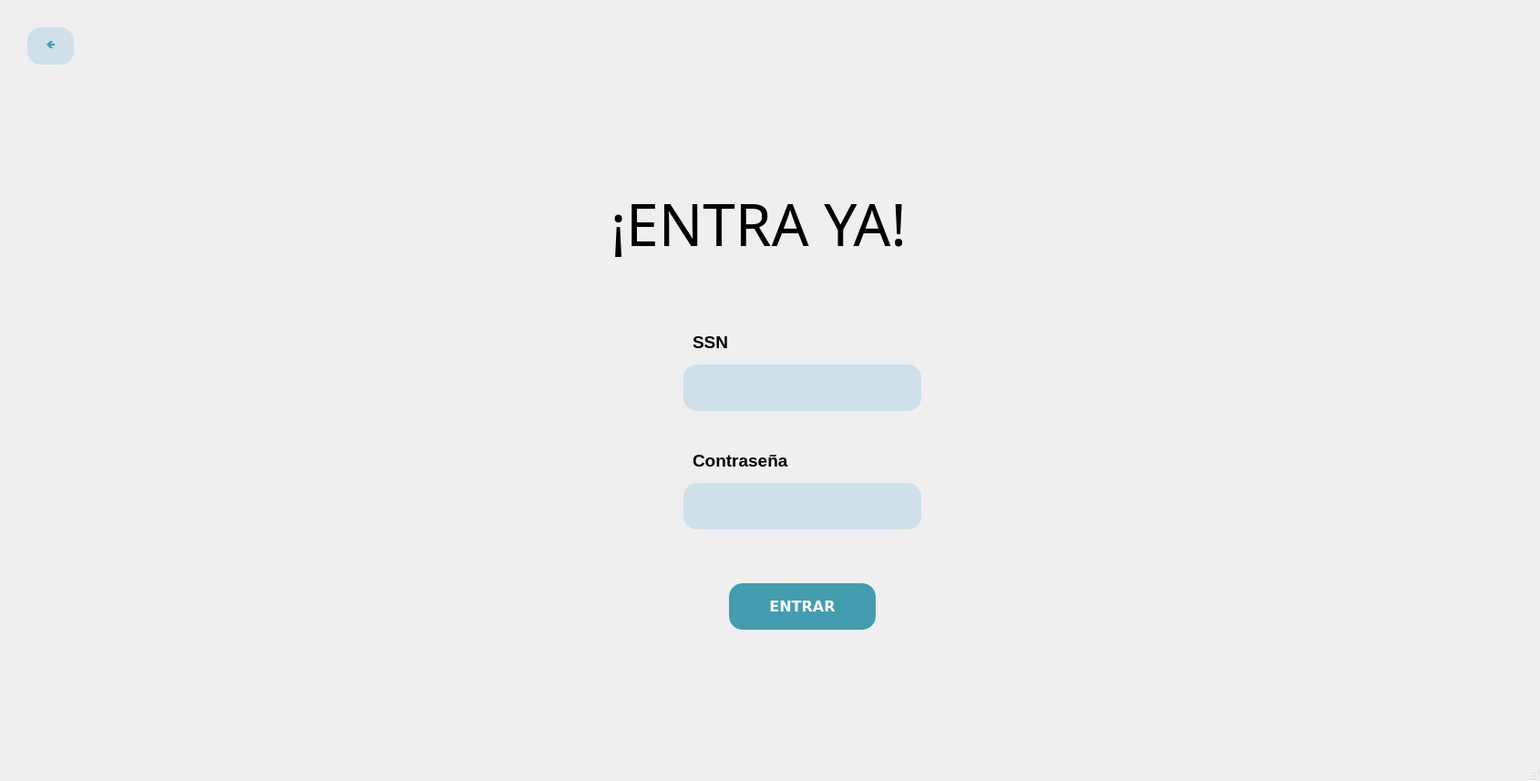
<?xml version="1.0" encoding="UTF-8"?>
<ui version="4.0">
 <class>MainWindow</class>
 <widget class="QMainWindow" name="MainWindow">
  <property name="geometry">
   <rect>
    <x>0</x>
    <y>0</y>
    <width>1690</width>
    <height>857</height>
   </rect>
  </property>
  <property name="windowTitle">
   <string>MainWindow</string>
  </property>
  <widget class="QWidget" name="centralwidget">
   <widget class="QLabel" name="label_3">
    <property name="geometry">
     <rect>
      <x>670</x>
      <y>200</y>
      <width>461</width>
      <height>91</height>
     </rect>
    </property>
    <property name="font">
     <font>
      <family>Bell MT</family>
      <pointsize>24</pointsize>
      <weight>50</weight>
      <bold>false</bold>
     </font>
    </property>
    <property name="text">
     <string>&lt;html&gt;&lt;head/&gt;&lt;body&gt;&lt;p&gt;&lt;span style=&quot; font-size:48pt;&quot;&gt;¡ENTRA YA!&lt;/span&gt;&lt;/p&gt;&lt;/body&gt;&lt;/html&gt;</string>
    </property>
   </widget>
   <widget class="QLineEdit" name="lineDni">
    <property name="geometry">
     <rect>
      <x>750</x>
      <y>400</y>
      <width>261</width>
      <height>51</height>
     </rect>
    </property>
    <property name="styleSheet">
     <string notr="true">border-radius: 15px;
background-color: rgb(208, 223, 232);</string>
    </property>
   </widget>
   <widget class="QLabel" name="label_4">
    <property name="geometry">
     <rect>
      <x>760</x>
      <y>360</y>
      <width>181</width>
      <height>31</height>
     </rect>
    </property>
    <property name="text">
     <string>&lt;html&gt;&lt;head/&gt;&lt;body&gt;&lt;p&gt;&lt;span style=&quot; font-size:14pt; font-weight:600;&quot;&gt;SSN&lt;/span&gt;&lt;/p&gt;&lt;/body&gt;&lt;/html&gt;</string>
    </property>
   </widget>
   <widget class="QLineEdit" name="lineContrasenna">
    <property name="geometry">
     <rect>
      <x>750</x>
      <y>530</y>
      <width>261</width>
      <height>51</height>
     </rect>
    </property>
    <property name="styleSheet">
     <string notr="true">border-radius: 15px;
background-color: rgb(208, 223, 232);</string>
    </property>
    <property name="inputMask">
     <string/>
    </property>
    <property name="echoMode">
     <enum>QLineEdit::Password</enum>
    </property>
   </widget>
   <widget class="QLabel" name="label_8">
    <property name="geometry">
     <rect>
      <x>760</x>
      <y>485</y>
      <width>181</width>
      <height>41</height>
     </rect>
    </property>
    <property name="text">
     <string>&lt;html&gt;&lt;head/&gt;&lt;body&gt;&lt;p&gt;&lt;span style=&quot; font-size:14pt; font-weight:600;&quot;&gt;Contraseña&lt;/span&gt;&lt;/p&gt;&lt;/body&gt;&lt;/html&gt;</string>
    </property>
   </widget>
   <widget class="QPushButton" name="enviarBoton">
    <property name="geometry">
     <rect>
      <x>800</x>
      <y>640</y>
      <width>161</width>
      <height>51</height>
     </rect>
    </property>
    <property name="palette">
     <palette>
      <active>
       <colorrole role="WindowText">
        <brush brushstyle="SolidPattern">
         <color alpha="255">
          <red>255</red>
          <green>255</green>
          <blue>255</blue>
         </color>
        </brush>
       </colorrole>
       <colorrole role="Button">
        <brush brushstyle="SolidPattern">
         <color alpha="255">
          <red>67</red>
          <green>157</green>
          <blue>175</blue>
         </color>
        </brush>
       </colorrole>
       <colorrole role="Text">
        <brush brushstyle="SolidPattern">
         <color alpha="255">
          <red>255</red>
          <green>255</green>
          <blue>255</blue>
         </color>
        </brush>
       </colorrole>
       <colorrole role="ButtonText">
        <brush brushstyle="SolidPattern">
         <color alpha="255">
          <red>255</red>
          <green>255</green>
          <blue>255</blue>
         </color>
        </brush>
       </colorrole>
       <colorrole role="Base">
        <brush brushstyle="SolidPattern">
         <color alpha="255">
          <red>67</red>
          <green>157</green>
          <blue>175</blue>
         </color>
        </brush>
       </colorrole>
       <colorrole role="Window">
        <brush brushstyle="SolidPattern">
         <color alpha="255">
          <red>67</red>
          <green>157</green>
          <blue>175</blue>
         </color>
        </brush>
       </colorrole>
       <colorrole role="PlaceholderText">
        <brush brushstyle="NoBrush">
         <color alpha="128">
          <red>255</red>
          <green>255</green>
          <blue>255</blue>
         </color>
        </brush>
       </colorrole>
      </active>
      <inactive>
       <colorrole role="WindowText">
        <brush brushstyle="SolidPattern">
         <color alpha="255">
          <red>255</red>
          <green>255</green>
          <blue>255</blue>
         </color>
        </brush>
       </colorrole>
       <colorrole role="Button">
        <brush brushstyle="SolidPattern">
         <color alpha="255">
          <red>67</red>
          <green>157</green>
          <blue>175</blue>
         </color>
        </brush>
       </colorrole>
       <colorrole role="Text">
        <brush brushstyle="SolidPattern">
         <color alpha="255">
          <red>255</red>
          <green>255</green>
          <blue>255</blue>
         </color>
        </brush>
       </colorrole>
       <colorrole role="ButtonText">
        <brush brushstyle="SolidPattern">
         <color alpha="255">
          <red>255</red>
          <green>255</green>
          <blue>255</blue>
         </color>
        </brush>
       </colorrole>
       <colorrole role="Base">
        <brush brushstyle="SolidPattern">
         <color alpha="255">
          <red>67</red>
          <green>157</green>
          <blue>175</blue>
         </color>
        </brush>
       </colorrole>
       <colorrole role="Window">
        <brush brushstyle="SolidPattern">
         <color alpha="255">
          <red>67</red>
          <green>157</green>
          <blue>175</blue>
         </color>
        </brush>
       </colorrole>
       <colorrole role="PlaceholderText">
        <brush brushstyle="NoBrush">
         <color alpha="128">
          <red>255</red>
          <green>255</green>
          <blue>255</blue>
         </color>
        </brush>
       </colorrole>
      </inactive>
      <disabled>
       <colorrole role="WindowText">
        <brush brushstyle="SolidPattern">
         <color alpha="255">
          <red>255</red>
          <green>255</green>
          <blue>255</blue>
         </color>
        </brush>
       </colorrole>
       <colorrole role="Button">
        <brush brushstyle="SolidPattern">
         <color alpha="255">
          <red>67</red>
          <green>157</green>
          <blue>175</blue>
         </color>
        </brush>
       </colorrole>
       <colorrole role="Text">
        <brush brushstyle="SolidPattern">
         <color alpha="255">
          <red>255</red>
          <green>255</green>
          <blue>255</blue>
         </color>
        </brush>
       </colorrole>
       <colorrole role="ButtonText">
        <brush brushstyle="SolidPattern">
         <color alpha="255">
          <red>255</red>
          <green>255</green>
          <blue>255</blue>
         </color>
        </brush>
       </colorrole>
       <colorrole role="Base">
        <brush brushstyle="SolidPattern">
         <color alpha="255">
          <red>67</red>
          <green>157</green>
          <blue>175</blue>
         </color>
        </brush>
       </colorrole>
       <colorrole role="Window">
        <brush brushstyle="SolidPattern">
         <color alpha="255">
          <red>67</red>
          <green>157</green>
          <blue>175</blue>
         </color>
        </brush>
       </colorrole>
       <colorrole role="PlaceholderText">
        <brush brushstyle="NoBrush">
         <color alpha="128">
          <red>255</red>
          <green>255</green>
          <blue>255</blue>
         </color>
        </brush>
       </colorrole>
      </disabled>
     </palette>
    </property>
    <property name="font">
     <font>
      <family>Verdana</family>
      <pointsize>12</pointsize>
      <weight>75</weight>
      <bold>true</bold>
     </font>
    </property>
    <property name="cursor">
     <cursorShape>PointingHandCursor</cursorShape>
    </property>
    <property name="styleSheet">
     <string notr="true">background-color: rgb(67, 157, 175);
color: rgb(255, 255, 255);
font-weight: bold;
font-family: 'Verdana';
border-radius: 15px;</string>
    </property>
    <property name="text">
     <string>ENTRAR</string>
    </property>
   </widget>
   <widget class="QLabel" name="fondo">
    <property name="geometry">
     <rect>
      <x>-70</x>
      <y>-220</y>
      <width>2001</width>
      <height>1061</height>
     </rect>
    </property>
    <property name="font">
     <font>
      <family>Bell MT</family>
      <pointsize>24</pointsize>
      <weight>50</weight>
      <bold>false</bold>
     </font>
    </property>
    <property name="text">
     <string/>
    </property>
    <property name="pixmap">
     <pixmap>../Imagenes/foto.png</pixmap>
    </property>
   </widget>
   <widget class="QPushButton" name="BotonAtras">
    <property name="geometry">
     <rect>
      <x>30</x>
      <y>30</y>
      <width>51</width>
      <height>41</height>
     </rect>
    </property>
    <property name="palette">
     <palette>
      <active>
       <colorrole role="WindowText">
        <brush brushstyle="SolidPattern">
         <color alpha="255">
          <red>67</red>
          <green>157</green>
          <blue>175</blue>
         </color>
        </brush>
       </colorrole>
       <colorrole role="Button">
        <brush brushstyle="SolidPattern">
         <color alpha="255">
          <red>208</red>
          <green>223</green>
          <blue>232</blue>
         </color>
        </brush>
       </colorrole>
       <colorrole role="Text">
        <brush brushstyle="SolidPattern">
         <color alpha="255">
          <red>67</red>
          <green>157</green>
          <blue>175</blue>
         </color>
        </brush>
       </colorrole>
       <colorrole role="ButtonText">
        <brush brushstyle="SolidPattern">
         <color alpha="255">
          <red>67</red>
          <green>157</green>
          <blue>175</blue>
         </color>
        </brush>
       </colorrole>
       <colorrole role="Base">
        <brush brushstyle="SolidPattern">
         <color alpha="255">
          <red>208</red>
          <green>223</green>
          <blue>232</blue>
         </color>
        </brush>
       </colorrole>
       <colorrole role="Window">
        <brush brushstyle="SolidPattern">
         <color alpha="255">
          <red>208</red>
          <green>223</green>
          <blue>232</blue>
         </color>
        </brush>
       </colorrole>
       <colorrole role="PlaceholderText">
        <brush brushstyle="NoBrush">
         <color alpha="128">
          <red>67</red>
          <green>157</green>
          <blue>175</blue>
         </color>
        </brush>
       </colorrole>
      </active>
      <inactive>
       <colorrole role="WindowText">
        <brush brushstyle="SolidPattern">
         <color alpha="255">
          <red>67</red>
          <green>157</green>
          <blue>175</blue>
         </color>
        </brush>
       </colorrole>
       <colorrole role="Button">
        <brush brushstyle="SolidPattern">
         <color alpha="255">
          <red>208</red>
          <green>223</green>
          <blue>232</blue>
         </color>
        </brush>
       </colorrole>
       <colorrole role="Text">
        <brush brushstyle="SolidPattern">
         <color alpha="255">
          <red>67</red>
          <green>157</green>
          <blue>175</blue>
         </color>
        </brush>
       </colorrole>
       <colorrole role="ButtonText">
        <brush brushstyle="SolidPattern">
         <color alpha="255">
          <red>67</red>
          <green>157</green>
          <blue>175</blue>
         </color>
        </brush>
       </colorrole>
       <colorrole role="Base">
        <brush brushstyle="SolidPattern">
         <color alpha="255">
          <red>208</red>
          <green>223</green>
          <blue>232</blue>
         </color>
        </brush>
       </colorrole>
       <colorrole role="Window">
        <brush brushstyle="SolidPattern">
         <color alpha="255">
          <red>208</red>
          <green>223</green>
          <blue>232</blue>
         </color>
        </brush>
       </colorrole>
       <colorrole role="PlaceholderText">
        <brush brushstyle="NoBrush">
         <color alpha="128">
          <red>67</red>
          <green>157</green>
          <blue>175</blue>
         </color>
        </brush>
       </colorrole>
      </inactive>
      <disabled>
       <colorrole role="WindowText">
        <brush brushstyle="SolidPattern">
         <color alpha="255">
          <red>67</red>
          <green>157</green>
          <blue>175</blue>
         </color>
        </brush>
       </colorrole>
       <colorrole role="Button">
        <brush brushstyle="SolidPattern">
         <color alpha="255">
          <red>208</red>
          <green>223</green>
          <blue>232</blue>
         </color>
        </brush>
       </colorrole>
       <colorrole role="Text">
        <brush brushstyle="SolidPattern">
         <color alpha="255">
          <red>67</red>
          <green>157</green>
          <blue>175</blue>
         </color>
        </brush>
       </colorrole>
       <colorrole role="ButtonText">
        <brush brushstyle="SolidPattern">
         <color alpha="255">
          <red>67</red>
          <green>157</green>
          <blue>175</blue>
         </color>
        </brush>
       </colorrole>
       <colorrole role="Base">
        <brush brushstyle="SolidPattern">
         <color alpha="255">
          <red>208</red>
          <green>223</green>
          <blue>232</blue>
         </color>
        </brush>
       </colorrole>
       <colorrole role="Window">
        <brush brushstyle="SolidPattern">
         <color alpha="255">
          <red>208</red>
          <green>223</green>
          <blue>232</blue>
         </color>
        </brush>
       </colorrole>
       <colorrole role="PlaceholderText">
        <brush brushstyle="NoBrush">
         <color alpha="128">
          <red>67</red>
          <green>157</green>
          <blue>175</blue>
         </color>
        </brush>
       </colorrole>
      </disabled>
     </palette>
    </property>
    <property name="cursor">
     <cursorShape>PointingHandCursor</cursorShape>
    </property>
    <property name="styleSheet">
     <string notr="true">background-color: rgb(208, 223, 232);
color:rgb(67, 157, 175);
font-weight: bold;
font-family: 'Verdana';
border-radius: 15px;</string>
    </property>
    <property name="text">
     <string>🡸</string>
    </property>
   </widget>
   <zorder>fondo</zorder>
   <zorder>label_3</zorder>
   <zorder>lineDni</zorder>
   <zorder>label_4</zorder>
   <zorder>lineContrasenna</zorder>
   <zorder>label_8</zorder>
   <zorder>enviarBoton</zorder>
   <zorder>BotonAtras</zorder>
  </widget>
  <widget class="QStatusBar" name="statusbar"/>
 </widget>
 <resources/>
 <connections/>
</ui>
